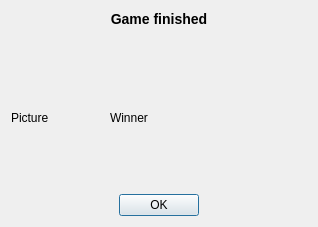
<?xml version="1.0" encoding="UTF-8"?>
<ui version="4.0">
 <class>GameEndDialog</class>
 <widget class="QDialog" name="GameEndDialog">
  <property name="geometry">
   <rect>
    <x>0</x>
    <y>0</y>
    <width>318</width>
    <height>227</height>
   </rect>
  </property>
  <property name="windowTitle">
   <string>Dialog</string>
  </property>
  <layout class="QVBoxLayout" name="verticalLayout_4">
   <item>
    <layout class="QVBoxLayout" name="verticalLayout_3">
     <property name="spacing">
      <number>0</number>
     </property>
     <property name="sizeConstraint">
      <enum>QLayout::SetDefaultConstraint</enum>
     </property>
     <item>
      <layout class="QVBoxLayout" name="verticalLayout_2">
       <property name="spacing">
        <number>0</number>
       </property>
       <item>
        <widget class="QLabel" name="titleLabel">
         <property name="sizePolicy">
          <sizepolicy hsizetype="Preferred" vsizetype="Fixed">
           <horstretch>0</horstretch>
           <verstretch>0</verstretch>
          </sizepolicy>
         </property>
         <property name="frameShape">
          <enum>QFrame::NoFrame</enum>
         </property>
         <property name="lineWidth">
          <number>0</number>
         </property>
         <property name="text">
          <string>&lt;h3&gt;&lt;b&gt;Game finished&lt;/b&gt;&lt;/h&gt;</string>
         </property>
         <property name="alignment">
          <set>Qt::AlignCenter</set>
         </property>
        </widget>
       </item>
       <item>
        <widget class="QLabel" name="invisibleLabel">
         <property name="sizePolicy">
          <sizepolicy hsizetype="Preferred" vsizetype="Fixed">
           <horstretch>0</horstretch>
           <verstretch>0</verstretch>
          </sizepolicy>
         </property>
         <property name="text">
          <string/>
         </property>
        </widget>
       </item>
      </layout>
     </item>
     <item>
      <layout class="QVBoxLayout" name="verticalLayout">
       <item>
        <layout class="QHBoxLayout" name="horizontalLayout_2">
         <item>
          <widget class="QLabel" name="winnerPixmap">
           <property name="sizePolicy">
            <sizepolicy hsizetype="Preferred" vsizetype="Preferred">
             <horstretch>1</horstretch>
             <verstretch>0</verstretch>
            </sizepolicy>
           </property>
           <property name="text">
            <string>Picture</string>
           </property>
          </widget>
         </item>
         <item>
          <widget class="QLabel" name="endGameText">
           <property name="sizePolicy">
            <sizepolicy hsizetype="Preferred" vsizetype="Preferred">
             <horstretch>2</horstretch>
             <verstretch>0</verstretch>
            </sizepolicy>
           </property>
           <property name="text">
            <string>Winner</string>
           </property>
          </widget>
         </item>
        </layout>
       </item>
       <item>
        <widget class="QDialogButtonBox" name="buttonBox">
         <property name="orientation">
          <enum>Qt::Horizontal</enum>
         </property>
         <property name="standardButtons">
          <set>QDialogButtonBox::Ok</set>
         </property>
         <property name="centerButtons">
          <bool>true</bool>
         </property>
        </widget>
       </item>
      </layout>
     </item>
    </layout>
   </item>
  </layout>
 </widget>
 <resources/>
 <connections>
  <connection>
   <sender>buttonBox</sender>
   <signal>accepted()</signal>
   <receiver>GameEndDialog</receiver>
   <slot>accept()</slot>
   <hints>
    <hint type="sourcelabel">
     <x>248</x>
     <y>254</y>
    </hint>
    <hint type="destinationlabel">
     <x>157</x>
     <y>274</y>
    </hint>
   </hints>
  </connection>
  <connection>
   <sender>buttonBox</sender>
   <signal>rejected()</signal>
   <receiver>GameEndDialog</receiver>
   <slot>reject()</slot>
   <hints>
    <hint type="sourcelabel">
     <x>316</x>
     <y>260</y>
    </hint>
    <hint type="destinationlabel">
     <x>286</x>
     <y>274</y>
    </hint>
   </hints>
  </connection>
 </connections>
</ui>
